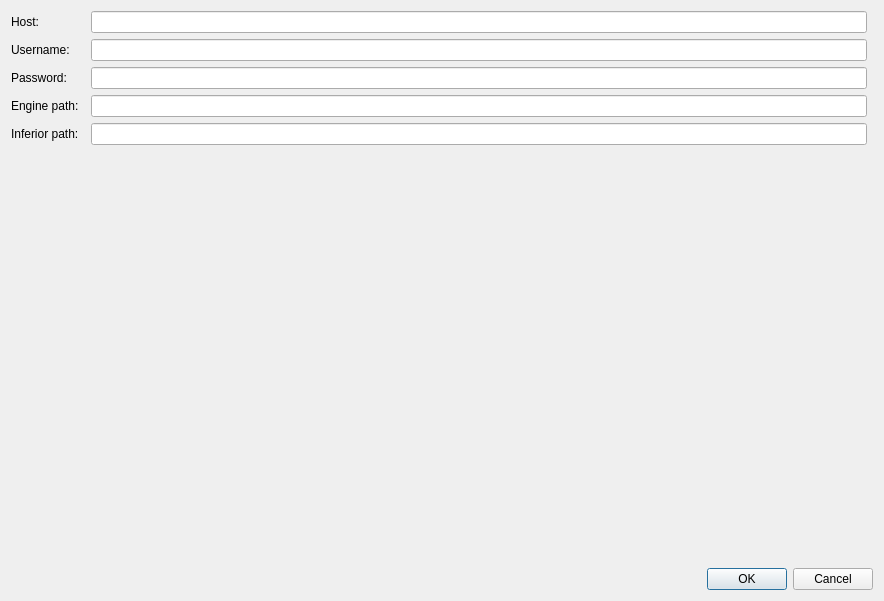
<?xml version="1.0" encoding="UTF-8"?>
<ui version="4.0">
 <class>StartRemoteEngineDialog</class>
 <widget class="QDialog" name="StartRemoteEngineDialog">
  <property name="geometry">
   <rect>
    <x>0</x>
    <y>0</y>
    <width>884</width>
    <height>601</height>
   </rect>
  </property>
  <property name="windowTitle">
   <string>Start Remote Engine</string>
  </property>
  <layout class="QGridLayout" name="gridLayout">
   <item row="0" column="0">
    <widget class="QLabel" name="channelLabel">
     <property name="text">
      <string>Host:</string>
     </property>
    </widget>
   </item>
   <item row="8" column="0" colspan="4">
    <widget class="QDialogButtonBox" name="buttonBox">
     <property name="orientation">
      <enum>Qt::Horizontal</enum>
     </property>
     <property name="standardButtons">
      <set>QDialogButtonBox::Cancel|QDialogButtonBox::Ok</set>
     </property>
    </widget>
   </item>
   <item row="3" column="0">
    <widget class="QLabel" name="label">
     <property name="text">
      <string>Engine path:</string>
     </property>
    </widget>
   </item>
   <item row="4" column="0">
    <widget class="QLabel" name="label_2">
     <property name="text">
      <string>Inferior path:</string>
     </property>
    </widget>
   </item>
   <item row="4" column="2">
    <widget class="QLineEdit" name="inferiorpath"/>
   </item>
   <item row="3" column="2">
    <widget class="QLineEdit" name="enginepath"/>
   </item>
   <item row="0" column="2">
    <widget class="QLineEdit" name="host">
     <property name="text">
      <string notr="true"/>
     </property>
    </widget>
   </item>
   <item row="2" column="2">
    <widget class="QLineEdit" name="password">
     <property name="echoMode">
      <enum>QLineEdit::Password</enum>
     </property>
    </widget>
   </item>
   <item row="1" column="2">
    <widget class="QLineEdit" name="username"/>
   </item>
   <item row="1" column="0">
    <widget class="QLabel" name="label_3">
     <property name="text">
      <string>Username:</string>
     </property>
    </widget>
   </item>
   <item row="2" column="0">
    <widget class="QLabel" name="label_4">
     <property name="text">
      <string>Password:</string>
     </property>
    </widget>
   </item>
   <item row="6" column="1" colspan="2">
    <spacer name="verticalSpacer">
     <property name="orientation">
      <enum>Qt::Vertical</enum>
     </property>
     <property name="sizeHint" stdset="0">
      <size>
       <width>20</width>
       <height>40</height>
      </size>
     </property>
    </spacer>
   </item>
  </layout>
 </widget>
 <tabstops>
  <tabstop>host</tabstop>
  <tabstop>username</tabstop>
  <tabstop>password</tabstop>
  <tabstop>enginepath</tabstop>
  <tabstop>inferiorpath</tabstop>
  <tabstop>buttonBox</tabstop>
 </tabstops>
 <resources/>
 <connections/>
</ui>
